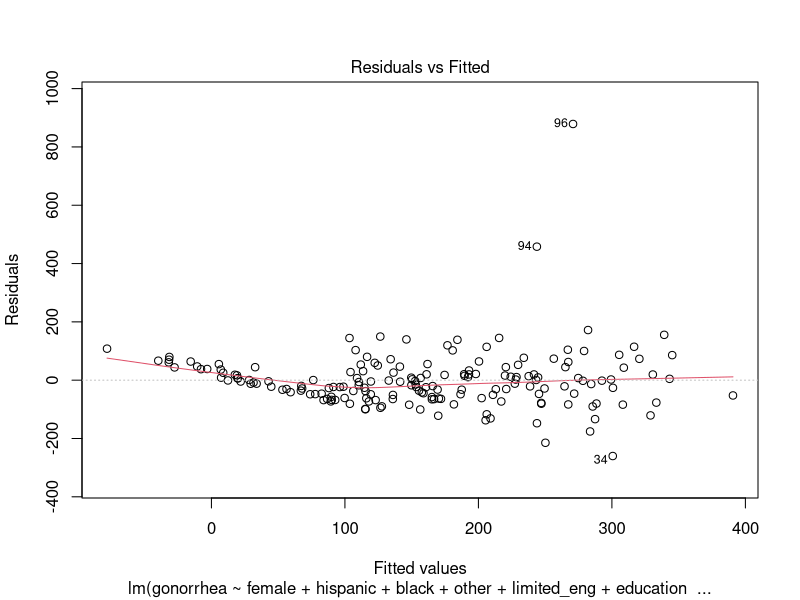
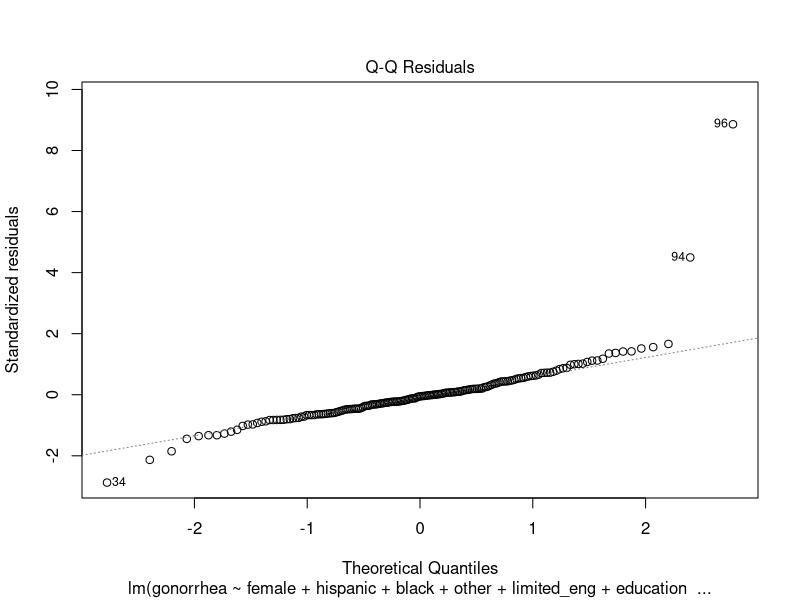
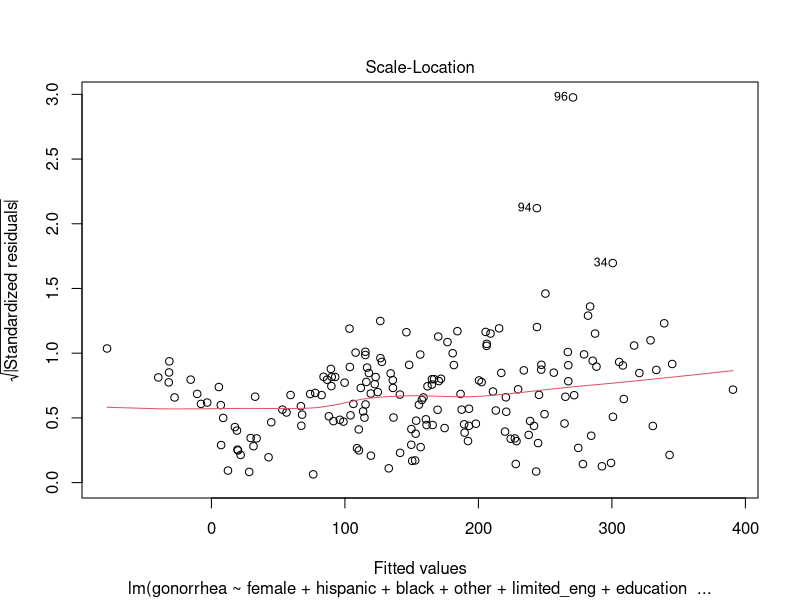
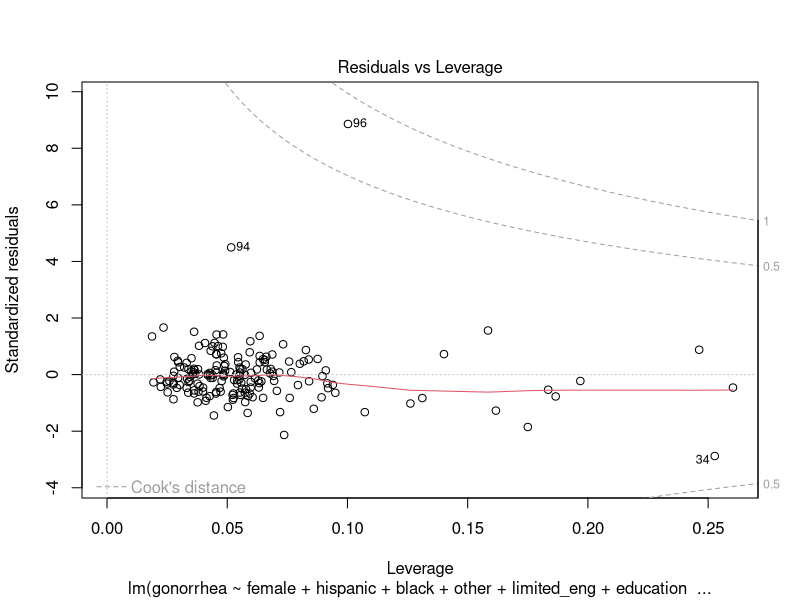

Reproduce these figures in R, in order.
## ---- chunk 1
library(tidyverse)
library(dplyr)
library(readxl)
library(readr)
library(ggpubr)
library(corrplot)
library(RColorBrewer)
library(Hmisc)
library(patchwork)
library(rstatix)
library(glmnet)
library(MASS)

knitr::opts_chunk$set(
	fig.width = 9, 
  fig.asp = .6,
  out.width = "90%",
	warning = FALSE,
	message = FALSE
)
theme_set(theme_minimal() + theme(legend.position = "bottom"))
options(
  ggplot2.continuous.colour = "viridis",
  ggplot2.continuous.fill = "viridis"
)
scale_colour_discrete = scale_colour_viridis_d
scale_fill_discrete = scale_fill_viridis_d
## ---- chunk 2
predictors_df = read.csv("./data/predictors.csv")
outcome_df = read.csv("./data/outcomes.csv")

#Combined predictors with SMM outcome
gonorrhea_df = predictors_df %>% 
  mutate(gonorrhea = outcome_df$gonorrhea) %>%
  dplyr::select(-total_pop)

#Fit the full model 
full_gonorrhea_linear.model <- lm(gonorrhea~., data = gonorrhea_df)
#Stepwise regression model
step_gonorrhea_linear.model <- stepAIC(full_gonorrhea_linear.model, direction = "both", 
                      trace = FALSE)

#Display converged model
step_gonorrhea_linear.model %>% 
  broom::tidy() %>%
  knitr::kable(digits = 3)

## ---- chunk 3
#Regression diagnostics
plot(step_gonorrhea_linear.model)

#Shapiro test
gonorrhea_linear_shapiro = shapiro.test(residuals(step_gonorrhea_linear.model))
## ---- chunk 4
full_gonorrhea_poisson.model <- glm(gonorrhea~., data=gonorrhea_df, family=poisson(link = "log"))

step_gonorrhea_poisson.model <- stepAIC(full_gonorrhea_poisson.model, direction = "both", 
                      trace = FALSE)

step_gonorrhea_poisson.model$aic
## ---- chunk 5
#Display converged model
step_gonorrhea_poisson.model %>% 
  broom::tidy() %>%
  knitr::kable(digits = 3)
## ---- chunk 6
full_gonorrhea_neg_bin.model <- glm.nb(gonorrhea~., data=gonorrhea_df)

step_gonorrhea_neg_bin.model <- stepAIC(full_gonorrhea_neg_bin.model, direction = "both", 
                      trace = FALSE)

#Display converged model
step_gonorrhea_neg_bin.model %>% 
  broom::tidy() %>%
  knitr::kable(digits = 3)
